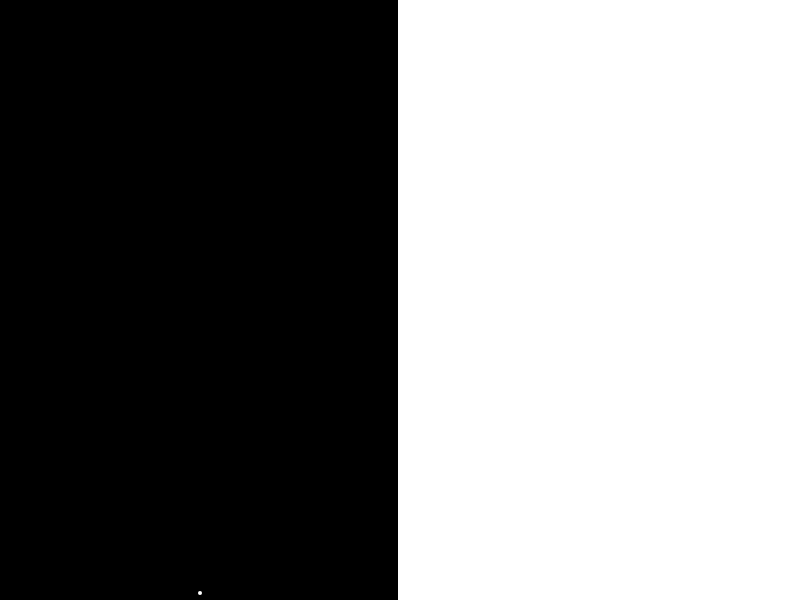
Frame 1 (no input)
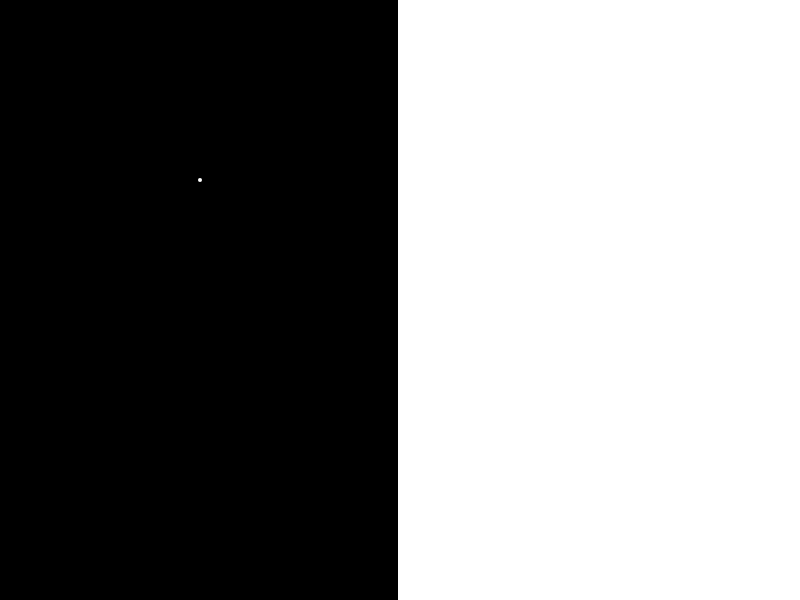
Frame 60 (no input)
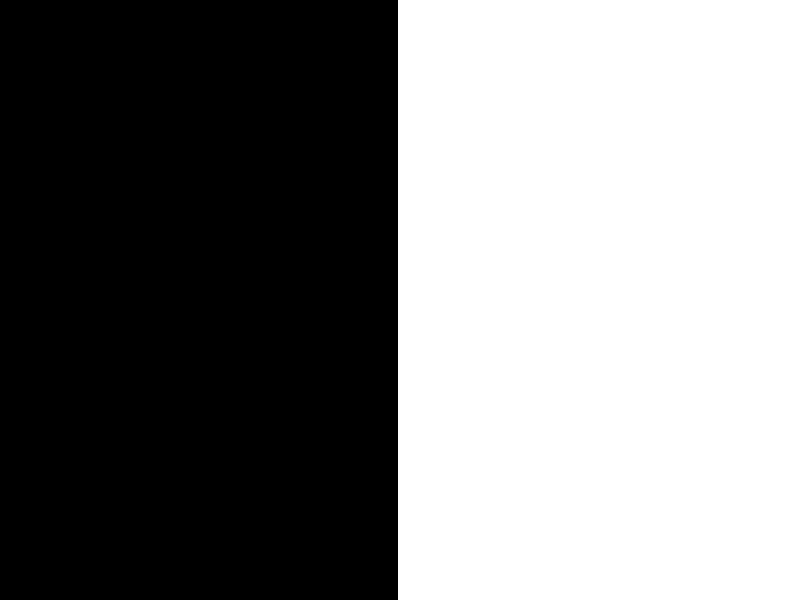
Frame 120 (the mouse pressed at the canvas centre since frame 60)

The p5.js sketch that drew these frames (run headless with seeded random() and noise() and a simulated clock; from frame 60 on, the mouse is pressed at the canvas centre):

// p5.js sketch
// ── sketch.js
//var fireworks = [];
//var gravity;
var firework = [];
//var canvas = document.getElementById( 'myCanvas' );
//var ctx = canvas.getContext("2d");
var canvas;
var mx, my, mousedown=false;

function setup() {
    canvas = createCanvas(800, 600);
    //console.log(canvas.width, canvas.height);
    //ctx.fillRect(0,0,800,800);
    //    gravity = createVector(0, 0.1)      // 打ち上げ花火の重力
    stroke(255);                        // 図形の色 白255 黒0, or 青(0,0,255)
    strokeWeight(4);                    // 図形(円)の大きさ
    firework.push(new Particle(200,600));
}

function draw() {
    background(0);                     // グレースケール(0-255), or RGB(0,0,0)
    //circle(mouseX, mouseY, 40);
    // 白の背景
    fill(255, 255, 255);
    rect(width / 2, 0, width / 2, height);
    firework[0].update();
    firework[0].show();
//    if (random(1) < 0.1 ) {             // 10%の確立で花火を打ち上げる
//        fireworks.push(new Firework()); // 新しい花火オブジェクトを作る。
//    }
//    for (var i = 0; i < fireworks.length; i++) {    // 存在する花火の数だけ繰り返す
//        fireworks[i].update();
//        fireworks[i].show();
//    }
    if(mousedown==true) {

        ctx.beginPath();
        ctx.rect(mx, my, 2, 2);
        ctx.fillStyle = "#FFFFFF";
        ctx.fill();
        ctx.closePath();
    }
}

function Particle(x, y) {
    this.pos = createVector(x,y);
    this.vel = createVector(0,random(-12,-5)); // x軸, Y軸移動。Y移動する速さを定義
    this.acc = createVector(0,0);

    this.update = function() {
        this.vel.add(this.acc);                 // x軸、Y軸移動量に、重力が段々加わる
        this.pos.add(this.vel);                 // x軸, y軸を移動する
        this.acc.mult(0);
    }

    this.show = function() {
        point(this.pos.x, this.pos.y);
    }
}

//canvas.addEventListener( 'mousemove', function(e) {
    //mx = e.pageX;// - canvas.offsetLeft;
    //my = e.pageY;// - canvas.offsetTop;
//});

//canvas.addEventListener( 'mousedown', function( e ) {
//	e.preventDefault();
//    mousedown = true;
//    mx = e.pageX;
//    my = e.pageY;
//});

//canvas.addEventListener( 'mouseup', function( e ) {
//	e.preventDefault();
//	mousedown = false;
//});
// ── firework.js
function Firework() {
    this.firework = new Particle(random(width),height, true); // 新しい花火を配置する
    this.exploaded = false;
    this.particles = [];

    this.update = function() {
        if (!this.xploaded) {                    // 花火が存在するなら
            this.firework.applyForce(gravity);  // 花火に重力を加える
            this.firework.update();             // 花火を更新する
            if (this.firework.vel.y >= 0) {     // 花火が打ち上げの頂点なら消す
                this.exploaded = true;
                this.exploade();
            }
        }
        for (var i = this.particles.length-1; i >= 0; i--) {
            this.particles[i].applyForce(gravity);
            this.particles[i].update();
        }
    }


    this.exploade = function() {
        for (var i = 0; i < 100; i++) {
            var p = new Particle( this.firework.pos.x, this.firework.pos.y, false);
            this.particles.push(p);
        }
    }

    this.show = function() {
        if (!this.exploaded) {                    // 花火が存在するなら表示する
            this.firework.show();
        }
        for (var i = 0; i < this.particles.length; i++) {
            this.particles[i].show();
        }
    }
}
// ── particle.js
function Particle(x, y, firework) {
    this.pos = createVector(x,y);
    if (firework) {
        this.vel = createVector(0,random(-12,-5)); // x軸, Y軸移動。Y移動する速さを定義
    } else {
        this.vel = p5.Vector.random2D();
    }
    this.acc = createVector(0,0);

    this.applyForce = function(force) {
        this.acc.add(force);                    // x軸、y軸に重力を加えている
    }

    this.update = function() {
        this.vel.add(this.acc);                 // x軸、Y軸移動量に、重力が段々加わる
        this.pos.add(this.vel);                 // x軸, y軸を移動する
        this.acc.mult(0);
    }

    this.show = function() {
        point(this.pos.x, this.pos.y);
    }
}
